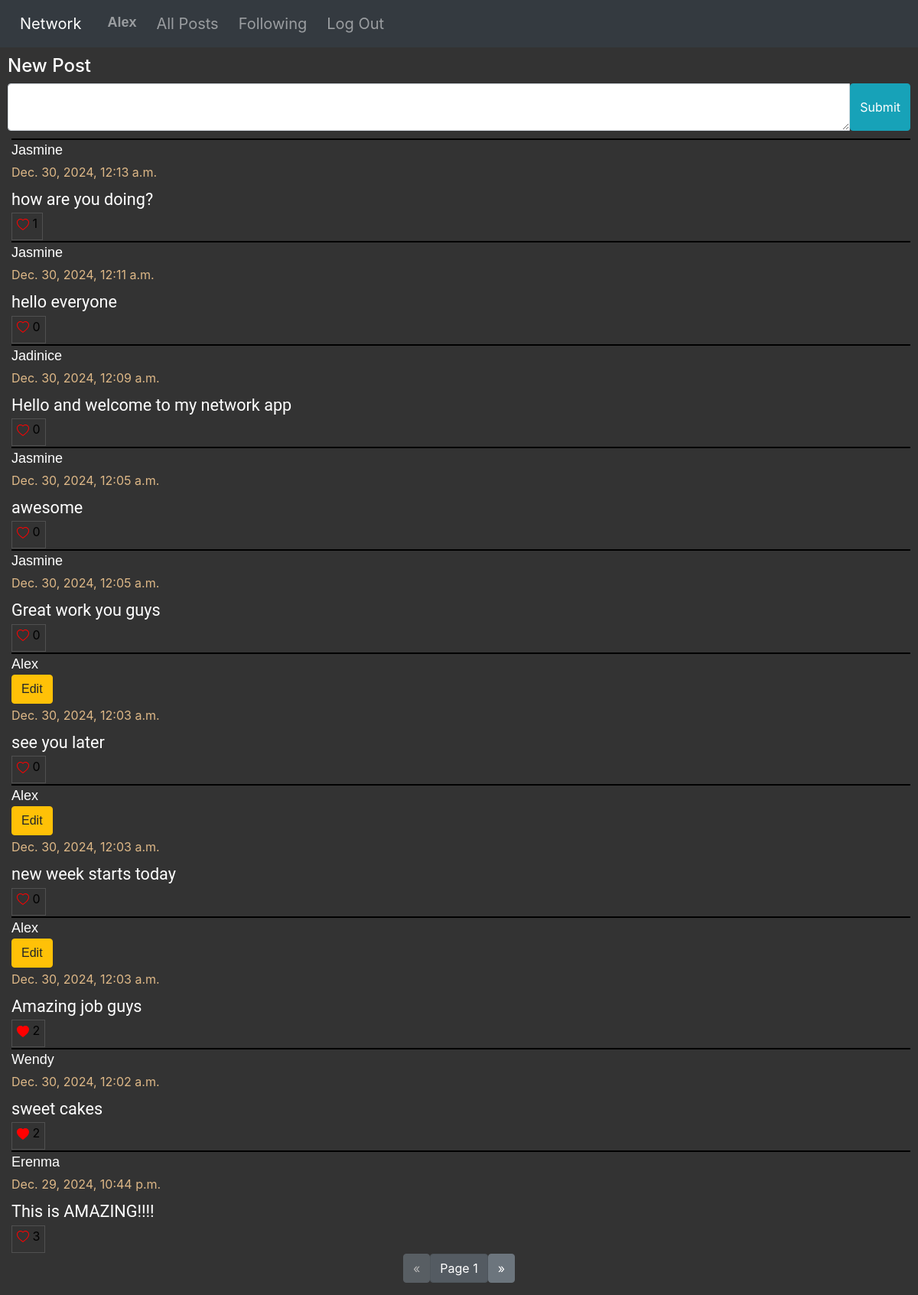
The app's page / (signed in) with its own data.
### network/models.py (models this page shows, shortened)
class User(AbstractUser):
    pass

class Posts(models.Model):
    content = models.TextField(blank=False)
    user = models.ForeignKey(User, on_delete=models.CASCADE, related_name="user_posts")
    like = models.IntegerField(default=0)
    time = models.DateTimeField(auto_now_add=True)

### network/views.py (the view)
# urls.py: path("", views.index, name="index"),
def index(request):
    posts = get_page(1)
    liked_posts = liked_list(posts, request.user)
    return render(request, "network/index.html", {
        "posts": posts,
        "liked_posts": liked_posts,
        "pages": "page"
    })

### network/views.py (called while the page is built)
def liked_list(posts, user):
    liked_posts = []
    for post in posts:
        for p in post.liked_usr.all():
            for usr in p.liked_users.all():
                if usr == user:
                    liked_posts.append(post.id)
    return liked_posts

def get_page(page_id):
    posts = Posts.objects.all().order_by('-time')
    return Paginator(posts, 10).page(page_id)

### network/templates/network/index.html (shortened to what this page needs)
{% extends "network/layout.html" %}
{% load static %}
{% block body %}
    <div id="all_posts">
        {% if request.user.is_authenticated %}
            <div id="post-form">
                <h4>New Post</h4>
                <form action="{% url 'new-post' %}" method="POST">
                    <div class="input-group">
                        <textarea class="form-control" aria-label="With textarea" name="content"></textarea>
                        <input type="submit" class="btn btn-info" value="Submit">
                    </div>
                </form>
            </div>
        {% endif %}
        <div id="posts">
            {% for post in posts %}
                <div class="post-item post-content" id="post-item-{{ post.id }}">
                        <p class="post-user">
                            <a href="{% url 'user-posts' post.user.id 1 %}" class="post-user"> {{ post.user }}</a>
                            {% if post.user ==  request.user %}
                                <button onclick="edit_request('{{ post.id }}');" type="button" class="btn btn-warning" >Edit</button>
                            {% endif %}
                        </p>
                        <label class="time-data">{{ post.time }}</label>
                        <br/>
                        <div class="post-text" id="post-text-{{ post.id }}">{{ post.content }}</div>
                        {% if user.is_authenticated %}
                            {% if post.id in liked_posts %}
                                <div id="like-btn-{{ post.id }}">
                                    <button class="like-btn" onclick="like_post('{{ post.id }}');">
                                        <svg xmlns="http://www.w3.org/2000/svg" width="16" height="16" fill="red" class="bi bi-heart-fill" viewBox="0 0 16 16">
                                            <path fill-rule="evenodd" d="M8 1.314C12.438-3.248 23.534 4.735 8 15-7.534 4.736 3.562-3.248 8 1.314z"/>
                                        </svg>
                                        <label class="bi-heart" id="like-no-{{ post.id }}">{{ post.like }}</label>
                                    </button>
                                </div>
                            {% else %}
                                <div id="like-btn-{{ post.id }}">
                                    <button class="like-btn" onclick="like_post('{{ post.id }}');">
                                        <label class="bi-heart" id="like-no-{{ post.id }}">{{ post.like }}</label>
                                    </button>
                                </div>
                            {% endif %}
                        {% endif %}
                </div>
            {% endfor %}
        </div>
    </div>
    <nav aria-label="Page navigation">
            <ul class="pagination justify-content-center">
            {% if posts.has_previous %}
            <li>
                <a href="{% url pages posts.previous_page_number %}">
                <button class="btn btn-secondary"> &laquo; </button>
                </a>
            </li>
            {% else %}
            <li>
                <button class="btn btn-secondary" disabled> &laquo; </button>
            </li>
            {% endif %}
            <li>
                <a href="#">
                    <button class="btn btn-secondary active">Page {{ posts.number }}</button>
                </a>
            </li>
            {% if posts.has_next %}
            <li>
                <a href="{% url pages posts.next_page_number %}">
                    <button class="btn btn-secondary"> &raquo; </button>
                </a>
            </li>
            {% else %}
                <li>
                    <button class="btn btn-secondary" disabled> &raquo; </button>
                </li>
            {% endif %}
            </ul>
    </nav>
{% endblock %}

### network/templates/network/layout.html (shortened to what this page needs)
{% load static %}
<!DOCTYPE html>
<html lang="en">
    <head>
        <link rel="stylesheet" href="https://stackpath.bootstrapcdn.com/bootstrap/4.4.1/css/bootstrap.min.css">
        <link href="{% static 'network/styles.css' %}" rel="stylesheet">
    </head>
    <body>
        <nav class="navbar navbar-expand-lg navbar-dark bg-dark" id="bar">
            <a class="navbar-brand" href="#">Network</a>
            <div>
              <ul class="navbar-nav mr-auto">
                {% if user.is_authenticated %}
                    <li class="nav-item">
                        <a class="nav-link post-user" href="{% url 'user-posts' user.id 1 %}"><strong>{{ user.username }}</strong></a>
                    </li>
                {% endif %}
                <li class="nav-item">
                  <a class="nav-link" href="{% url 'index' %}">All Posts</a>
                </li>
                {% if user.is_authenticated %}
                    <li class="nav-item">
                        <a class="nav-link" href="{% url 'following' 1 %}">Following</a>
                    </li>
                    <li class="nav-item">
                        <a class="nav-link" href="{% url 'logout' %}">Log Out</a>
                    </li>
                {% endif %}
              </ul>
            </div>
          </nav>
        <div class="body">
            {% block body %}
            {% endblock %}
        </div>
    </body>
</html>

### network/static/network/styles.css (style rules this page uses)
body { background-color: #333333; color: black; }
#bar { color: gray; }
.navbar-nav { display: flex; flex-direction: row; }
.nav-item, .navbar-brand { padding-left: 10px; font-size: 20px; }
#post-form { color: white; margin: 10px; }
#posts { margin-left: 10px; margin-right: 10px; }
.post-item { border-top: 2px solid black; font-size: large; }
.post-content { color: white; margin-left: 5px; margin-bottom: 1px; }
.time-data { color: burlywood; font-size: medium; margin-top: 1px; }
.like-btn { background-color: transparent; border: 1px solid #505050; font-size: medium; }
.post-text { font-family: Roboto; font-size: larger; margin-bottom: 1px; }
.post-user { color: white; font-family: Verdana, Geneva, Tahoma, sans-serif; text-transform: capitalize; font-size: large; margin-bottom: 1px; }
.btn-warning { display: flex; justify-content: center; align-items: center; }

### records on screen
User: username "Alex"
Posts: user "Jasmine", time "Dec. 30, 2024, 12:13 a.m.", content "how are you doing?", like "1"
Posts: user "Jasmine", time "Dec. 30, 2024, 12:11 a.m.", content "hello everyone", like "0"
Posts: user "Jadinice", time "Dec. 30, 2024, 12:09 a.m.", content "Hello and welcome to my network app", like "0"
Posts: user "Jasmine", time "Dec. 30, 2024, 12:05 a.m.", content "awesome", like "0"
Posts: user "Jasmine", time "Dec. 30, 2024, 12:05 a.m.", content "Great work you guys", like "0"
Posts: user "Alex", time "Dec. 30, 2024, 12:03 a.m.", content "see you later", like "0"
Posts: user "Alex", time "Dec. 30, 2024, 12:03 a.m.", content "new week starts today", like "0"
Posts: user "Alex", time "Dec. 30, 2024, 12:03 a.m.", content "Amazing job guys", like "2"
Posts: user "Wendy", time "Dec. 30, 2024, 12:02 a.m.", content "sweet cakes", like "2"
Posts: user "Erenma", time "Dec. 29, 2024, 10:44 p.m.", content "This is AMAZING!!!!", like "3"

### other values on screen
{{ posts.number }} "1"
